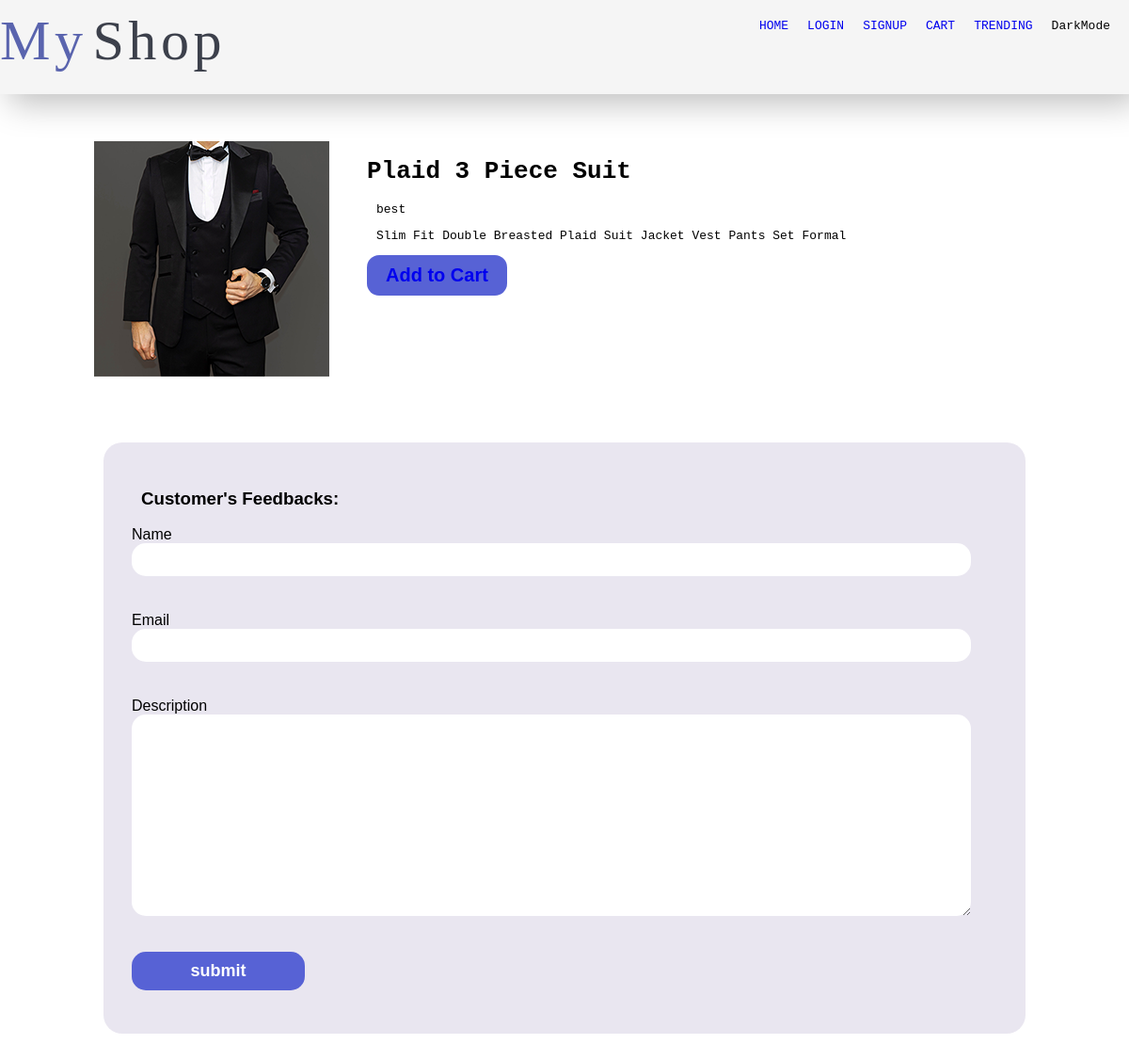
The app's page /products/best/2 with its own data.
### products/models.py (models this page shows, shortened)
class Product(models.Model):
    title = models.CharField(max_length=50)
    description = models.TextField(max_length=100)
    category = models.ManyToManyField(Category)
    image = models.ImageField(blank=True, upload_to="product-img")
    brand = models.ForeignKey(Brand, on_delete=models.CASCADE, null = True)
    price = models.PositiveIntegerField()
    slug = models.SlugField(blank=True)
    isBestseller = models.BooleanField(default = False)
    suggestions = models.ManyToManyField('self')

class Brand(models.Model):
    title = models.CharField(max_length=50)
    logo = models.ImageField(blank=True, upload_to="brand-logo")
    address = models.OneToOneField(Address, on_delete=models.DO_NOTHING, null = True)

### products/views.py (the view, shortened to what this page needs)
# urls.py: path('products/<product_brand>/<product_slug>', views.product_page, name="product_page"),
def product_page(request, product_brand, product_slug):
    product = Product.objects.get(slug = product_slug)
    form = FeedbackForm()
    reviews = Feedback.objects.filter(product = product)
    if request.method == "GET":
        return render(request, "products/productpage.html", {
            "product": product,
            "form": form,
            "reviews" : reviews,
        })

### products/forms.py
class FeedbackForm(forms.Form):
    name = forms.CharField(required=True)
    email = forms.EmailField()
    description = forms.CharField(widget=forms.Textarea)

### products/templates/products/productpage.html (shortened to what this page needs)
{% extends "base.html" %}
{% load static %}
{% block css%}{%static "products/product.css" %}{%endblock%}
{% block body %}
    {% include "includes/nav.html"%}
    <div id="product-main-con">
        <main>
            <img src = "{{product.image.url}}">
            <div>
                <h1>{{product.title}}</h1>
                <p>{{product.brand.title}}</p>
                <p>{{product.description}}</p>
                <button><a href="{% url 'add_to_cart' product.slug %}" id = "cartAdd">Add to Cart</a></button>
            </div>
        </main>
        <section id="feedback">
            <h3>Customer's Feedbacks:</h3>
            <form method="POST">
                {{form.name.label}}<br>
                {{form.name}}<br>
                {{form.email.label}}<br>
                {{form.email}}<br>
                {{form.description.label}}<br>
                {{form.description}}<br>
                <button type="submit">submit</button>
            </form>
        </section>
    </div>
{%endblock%}

### products/static/products/product.css (style rules this page uses)
body { background-color:white; font-family:monospace; width: auto; margin: auto; }
#product-main-con { width: 1000px;margin:50px auto; }
#product-main-con main { display: flex; width: 100%; column-gap: 40px; }
#product-main-con button { background-color: #5762D5; font-size: 20px; color: white; font-weight: bold; border: none; padding: 10px 20px; border-radius: 13px; cursor: pointer; transition-duration: 0.3s; }
#feedback { padding: 30px; background-color: #E9E6F0; border-radius: 20px; margin-top: 70px; }
#cartAdd { text-decoration: none !important; }
#feedback input, #feedback textarea { width: 97%; display: block; font-size: 18px; padding: 7px 12px; margin-bottom: 20px; border: none; border-radius: 15px; }
#feedback button { border: none; border-radius: 15px; background-color: #5762D5; color: white; font-size: 18px; padding: 10px 30px; width: 20%; cursor: pointer; transition-duration: 0.3s; }

### products/static/products/homepage.css (style rules this page uses)
body { background-color:white; font-family:monospace; width: auto; margin: auto; }
section { font-family: 'Franklin Gothic Medium',sans-serif; width: auto; height:fit-content; margin:10px; color:black; }
div h3 { padding-left: 10px; }
div p { padding-left: 10px; }

### records on screen
Product: image (picture), title "Plaid 3 Piece Suit", brand "best", description "Slim Fit Double Breasted Plaid Suit Jacket Vest Pants Set Formal"
